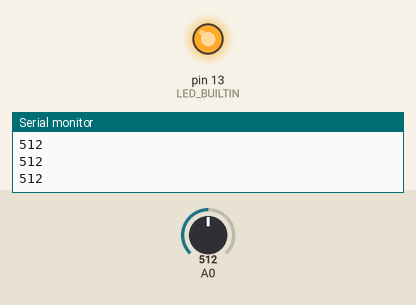
A sketch run on a simulated Arduino Uno, built with avr-gcc and run on an emulated ATmega328P. Parts: output pins drawn as LEDs (lit = HIGH), the last lines printed to the serial monitor. The inputs (shaded band) are chosen by the test bench; at power-on: A0 = 512.

Above: at 1.2 s.
1.3 s: A0 set to 165
2.8 s: A0 set to 142
At 3.9 s:
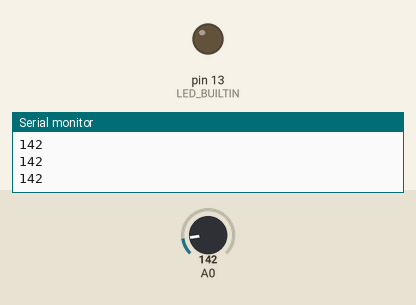
4.4 s: A0 set to 160
At 5.3 s:
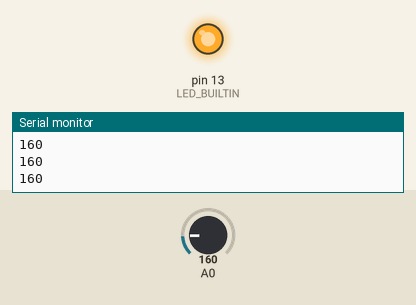
6.0 s: A0 set to 140
At 6.7 s:
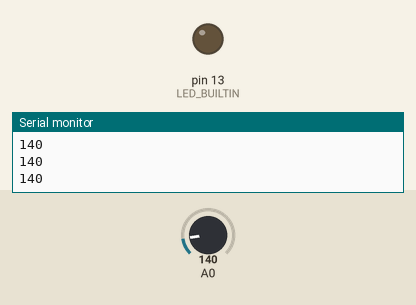
Timing chart, 0 to 8.6 s (numbered marks = the images above; inputs shaded):
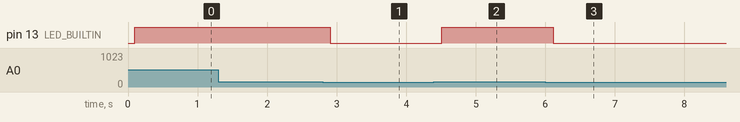

The sketch:

Lab2-2.ino
```cpp
// 2. Easy (15 min): Turn on/off LED when the photocell sensor is
// covered/uncovered, and send a message to host PC through serial
// communication when the status gets changed. Be aware that you need to choose
// a proper resistor.

bool isLedOn;

// the setup routine runs once when you press reset:
void setup() {
  // initialize digital pin LED_BUILTIN as an output.
  pinMode(LED_BUILTIN, OUTPUT);

  // initialize serial communication at 9600 bits per second:
  Serial.begin(9600);
}

// the loop routine runs over and over again forever:
void loop() {
  // read the input on analog pin 0:
  int sensorValue = analogRead(A0);
  // print out the value you read:
  Serial.println(sensorValue);
  delay(100);        // delay in between reads for stability

  if (isLedOn == false && sensorValue > 150)
  {
      isLedOn = true;
      digitalWrite(LED_BUILTIN, HIGH);   // turn the LED on (HIGH is the voltage level)
      Serial.println("Light turned on");
  }
  else if(isLedOn == true && sensorValue <= 150)
  {
      isLedOn = false;
      digitalWrite(LED_BUILTIN, LOW);    // turn the LED off by making the voltage LOW
      Serial.println("Light turned off");
  }
}
```

Measured:
- the behaviour switches between 151 and 150 on A0 (found by bisection; images 0 and 1)
- after the input at 2.8 s, pin 13 (LED_BUILTIN): HIGH → LOW after 0.11 s
- after the input at 4.4 s, pin 13 (LED_BUILTIN): LOW → HIGH after 0.11 s
- after the input at 6.0 s, pin 13 (LED_BUILTIN): HIGH → LOW after 0.12 s
